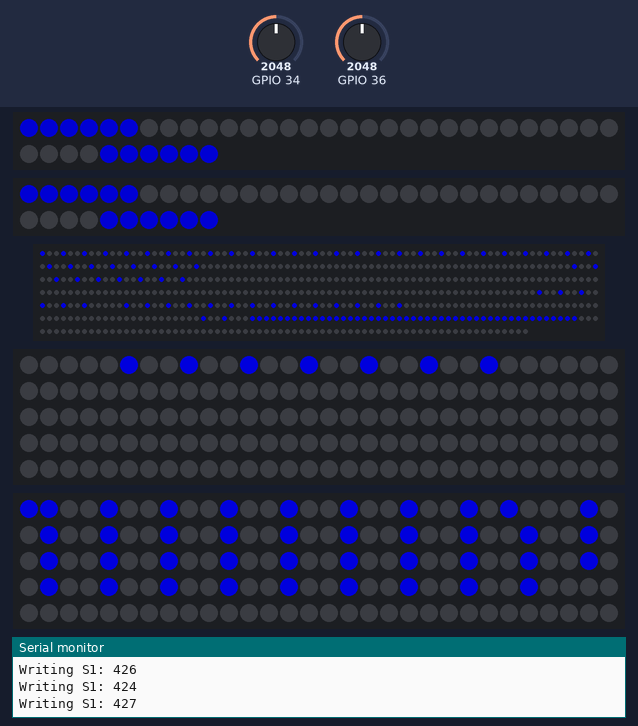
This sketch was run on a simulated ESP32. On the bench: 2 × 40 RGB LEDs in strip order, left to right, continuing on the next row, 550 RGB LEDs in strip order, left to right, continuing on the next row, 2 × 150 RGB LEDs in strip order, left to right, continuing on the next row, the last lines printed to the serial monitor. The inputs (shaded band) are chosen by the test bench; at power-on: GPIO 34 = 2048, GPIO 36 = 2048. Dim RGB values are drawn brighter than linear.

Above: at 1.2 s.
1.3 s: GPIO 34 set to 4095
At 1.69 s:
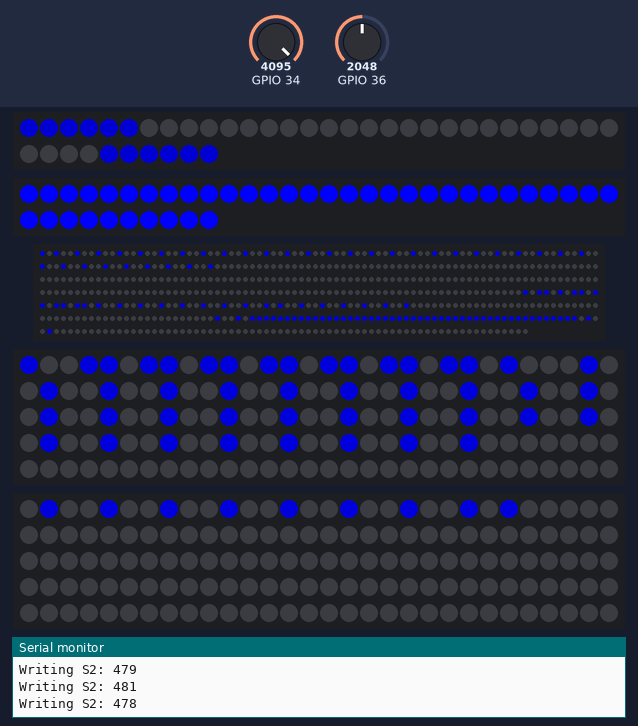
3.0 s: GPIO 36 set to 0
At 3.18 s:
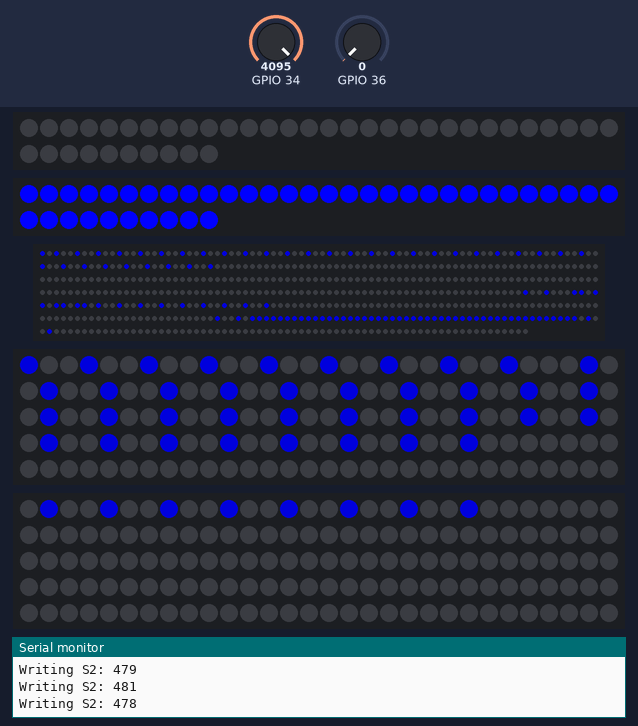
4.8 s: GPIO 34 set to 3603
At 4.93 s:
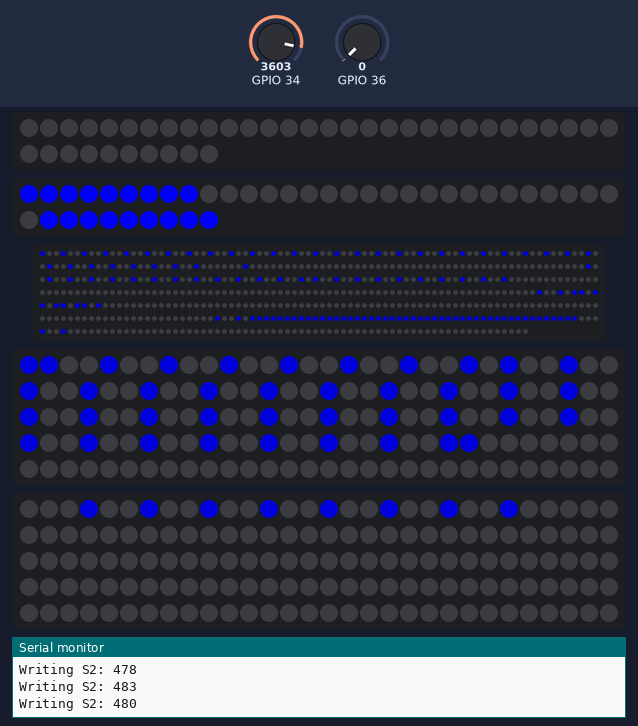
6.5 s: GPIO 36 set to 4095
At 6.79 s:
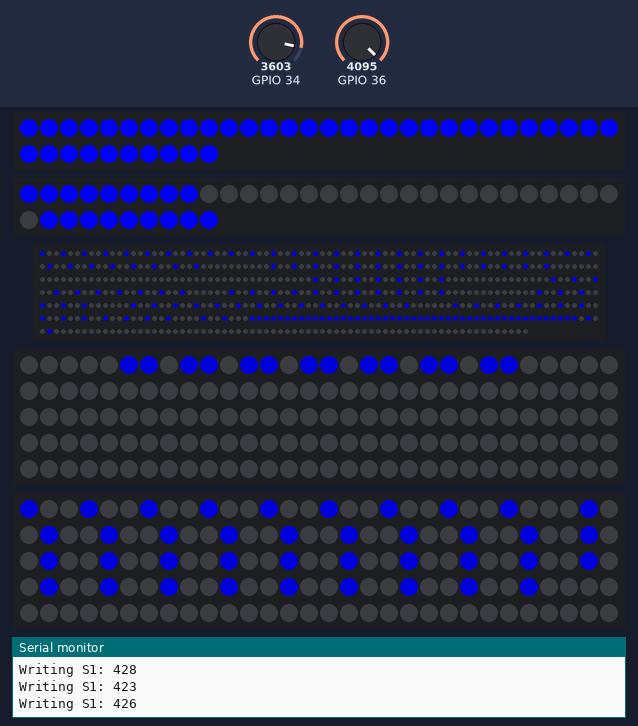
8.3 s: GPIO 34 set to 0
At 8.41 s:
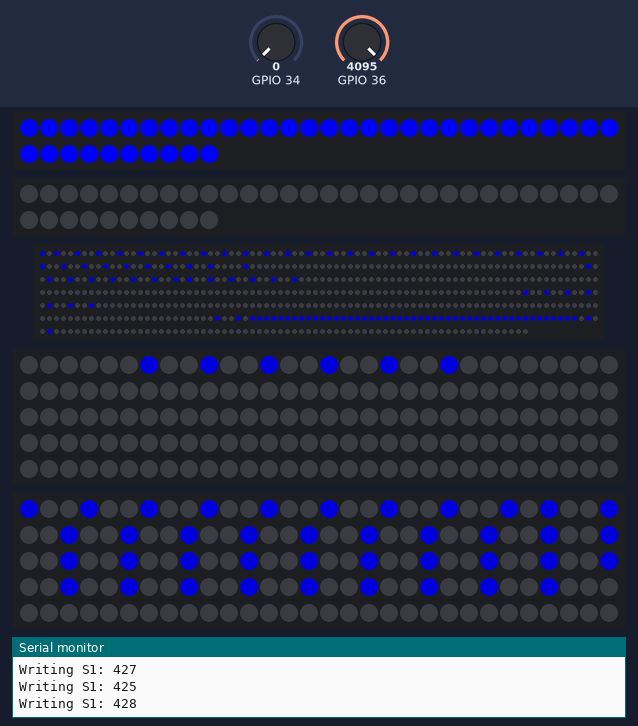
10.1 s: GPIO 36 set to 3603
At 10.28 s:
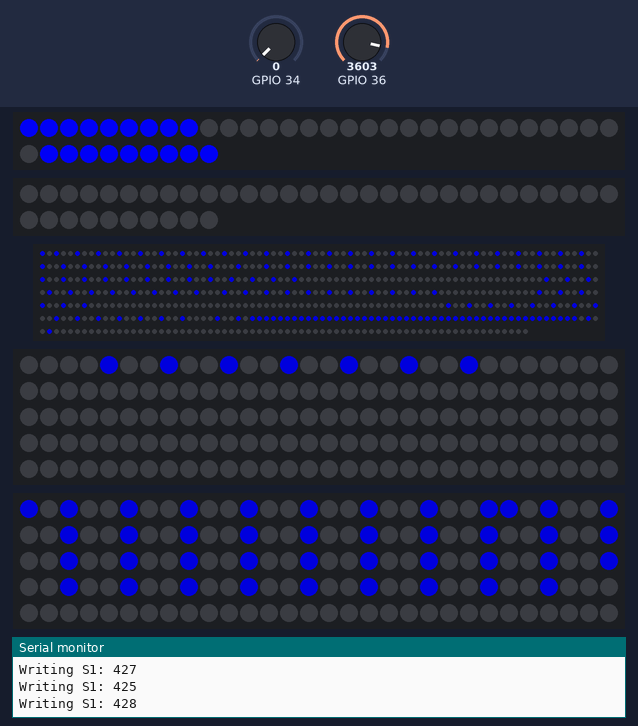

The sketch:

one_way_capacitors_included.ino
```cpp
#include <Adafruit_NeoPixel.h>

#define PIN_0 15
#define NUM_PIXELS 550
#define NUMPIXELS_SIDE 11
#define NUMPIXELS_TOP 18
#define PIN_1 18
#define PIN_2 26

Adafruit_NeoPixel pixels = Adafruit_NeoPixel(NUM_PIXELS, PIN_0, NEO_GRB + NEO_KHZ800);
Adafruit_NeoPixel arm_1 = Adafruit_NeoPixel(150, 4, NEO_GRB + NEO_KHZ800);
Adafruit_NeoPixel arm_2 = Adafruit_NeoPixel(150, 2, NEO_GRB + NEO_KHZ800);
Adafruit_NeoPixel capacitor_1 = Adafruit_NeoPixel(2 * NUMPIXELS_SIDE + NUMPIXELS_TOP, PIN_1, NEO_GRB + NEO_KHZ800);
Adafruit_NeoPixel capacitor_2 = Adafruit_NeoPixel(2 * NUMPIXELS_SIDE + NUMPIXELS_TOP, PIN_2, NEO_GRB + NEO_KHZ800);

unsigned long last_time = 0;
unsigned long current_time = 0;
bool flag = 0;
int segment_1[107];
int segment_2[45]; // 110 til 155
int segment_3[45]; // 107 til 110 og 156 til 198
int segment_4[45]; // 330 til 375
int segment_5[45]; // 376 til 421
int segment_6[31]; // 199 til 229
int segment_7[34]; // 230 til 263
int segment_8[35]; // 264 til 298
int segment_9[31]; // 299 til 329

int segment_1_arm_1[30];
int segment_2_arm_1[88];

int segment_1_arm_2[25];
int segment_2_arm_2[93];

int segment_ground[48];
int segment_emitter_1[8];
int segment_emitter_2[8];

const int R_val = 0;
const int G_val = 0;
const int B_val = 150;
int delayval = 30;

int count_8 = 0;
int count_7 = 0;
int count_6 = 0;
int count_5 = 0;
int count_4 = 0;
int count_3 = 0;
int count_2 = 0;
int count_1 = 0;
int count_2_arm_1 = 0;
int count_1_arm_1 = 0;
int count_2_arm_2 = 0;
int count_1_arm_2 = 0;
int count_emitter_1 = 0;
int count_emitter_2 = 0;

int tick = 4095 / (NUMPIXELS_SIDE - 1);
bool cap_1 = false;
bool cap_2 = false;

void chargeUp(Adafruit_NeoPixel *strip, int PIN) {
  float brightness = analogRead(PIN);
  for (int i = 0; i <= NUMPIXELS_SIDE - 1; i++) {
    if (brightness > tick * i) {
      strip->setPixelColor(i, 0, 0, brightness / 16);
      strip->setPixelColor(39 - i, 0, 0, brightness / 16);
    }
    else {
      strip->setPixelColor(i, 0, 0, 0);
      strip->setPixelColor(39 - i, 0, 0, 0);

    }
    if (brightness > tick * i and i == NUMPIXELS_SIDE - 1) {
      strip->fill(strip->Color(0, 0, brightness / 16), NUMPIXELS_SIDE, NUMPIXELS_TOP);
    }
    else
    {
      strip->fill(strip->Color(0, 0, 0), NUMPIXELS_SIDE, NUMPIXELS_TOP);
    }
  }
  //  capacitor_1.fill(capacitor_1.Color(0, 0, brightness / 16), 0);
  strip->show();   // Send the updated pixel colors to the hardware.
  if (PIN == A0) {
    digitalWrite(21, LOW);
  }

  //Serial.print(PIN);
  //Serial.print("\t");
  //Serial.println(brightness * (3.0 / 4094.0));
}


void turn_all_off() {
  for (int j = 0; j < 422; j++) {
    pixels.setPixelColor(j, pixels.Color(0, 0, 0)); // Moderately bright green color.
  }
  pixels.show();
}


void row_ground() {
  for (int i = 0; i < sizeof(segment_ground) / 4 ; i = i + 1) {
    pixels.setPixelColor(segment_ground[(i)], pixels.Color(R_val, G_val, B_val));
  }
}
int row_emitter_1_count = 0;
void row_emitter_1() {
  for (int i = 0; i < sizeof(segment_emitter_1) / 4 ; i = i + 3) {
    pixels.setPixelColor(segment_emitter_1[(i + row_emitter_1_count)], pixels.Color(0, 0, 0));
  }
  row_emitter_1_count++;
  for (int i = 0; i < sizeof(segment_emitter_1) / 4-3; i = i + 3) {
    pixels.setPixelColor(segment_emitter_1[(i + row_emitter_1_count)], pixels.Color(R_val, G_val, B_val));
    Serial.print("Writing S1: "); Serial.println(segment_emitter_1[(i + row_emitter_1_count)]);
  }
  if (row_emitter_1_count > 2) row_emitter_1_count = 0;
}

int row_emitter_2_count = 0;
void row_emitter_2() {
  for (int i = 0; i < sizeof(segment_emitter_2) / 4 ; i = i + 3) {
    pixels.setPixelColor(segment_emitter_2[(i + row_emitter_2_count)], pixels.Color(0, 0, 0));
  }
  row_emitter_2_count++;
  for (int i = 0; i < sizeof(segment_emitter_2) / 4 -3; i = i + 3) {
    pixels.setPixelColor(segment_emitter_2[(i + row_emitter_2_count)], pixels.Color(R_val, G_val, B_val));
    Serial.print("Writing S2: "); Serial.println(segment_emitter_2[(i + row_emitter_2_count)]);
  }
  if (row_emitter_2_count > 2) row_emitter_2_count = 0;
}
int row_1_count = 0;
void row_1() {
  for (int i = 0; i < sizeof(segment_4) / 4 - 2; i = i + 3) {
    pixels.setPixelColor(segment_4[(i + row_1_count)], pixels.Color(0, 0, 0));
  }
  row_1_count++;
  for (int i = 0; i < sizeof(segment_4) / 4 - 2; i = i + 3) {
    pixels.setPixelColor(segment_4[(i + row_1_count)], pixels.Color(R_val, G_val, B_val));
  }
  if (row_1_count > 2) row_1_count = 0;
}

int row_2_count = 0;
void row_2() {
  for (int i = 0; i < sizeof(segment_5) / 4 - 2; i = i + 3) {
    pixels.setPixelColor(segment_5[(i + row_2_count)], pixels.Color(0, 0, 0));
  }
  row_2_count++;
  for (int i = 0; i < sizeof(segment_5) / 4 - 2; i = i + 3) {
    pixels.setPixelColor(segment_5[(i + row_2_count)], pixels.Color(R_val, G_val, B_val));
  }
  if (row_2_count > 2) row_2_count = 0;
}

int row_3_count = 0;
void row_3() {
  for (int i = 0; i < sizeof(segment_2) / 4 - 2; i = i + 3) {
    pixels.setPixelColor(segment_2[(i + row_3_count)], pixels.Color(0, 0, 0));
  }
  row_3_count++;
  for (int i = 0; i < sizeof(segment_2) / 4 - 2; i = i + 3) {
    pixels.setPixelColor(segment_2[(i + row_3_count)], pixels.Color(R_val, G_val, B_val));
  }
  if (row_3_count > 2) row_3_count = 0;
}

int row_4_count = 0;
void row_4() {
  for (int i = 0; i < sizeof(segment_3) / 4 - 17; i = i + 3) {
    pixels.setPixelColor(segment_3[(i + row_4_count)], pixels.Color(0, 0, 0));
  }
  row_4_count++;
  for (int i = 0; i < sizeof(segment_3) / 4 - 19; i = i + 3) {
    pixels.setPixelColor(segment_3[(i + row_4_count)], pixels.Color(R_val, G_val, B_val));
  }

  for (int i = sizeof(segment_3) / 4 - 17; i < sizeof(segment_3) / 4 ; i = i + 3) {
    pixels.setPixelColor(segment_3[(i)], pixels.Color(R_val, G_val, B_val));
  }
  if (row_4_count > 2) row_4_count = 0;
}

int row_5_count = 0;
void row_5() {
  for (int i = sizeof(segment_6) / 4 - 12; i < sizeof(segment_6) / 4 - 2; i = i + 3)  {
    pixels.setPixelColor(segment_6[(i + row_5_count)], pixels.Color(0, 0, 0));
  }
  row_5_count++;
  for (int i = 0; i < sizeof(segment_6) / 4 - 12; i = i + 3) {
    pixels.setPixelColor(segment_6[(i )], pixels.Color(R_val, G_val, B_val));
  }

  for (int i = sizeof(segment_6) / 4 - 12; i < sizeof(segment_6) / 4 - 2; i = i + 3) {
    pixels.setPixelColor(segment_6[(i + row_5_count )], pixels.Color(R_val, G_val, B_val));
  }
  if (row_5_count > 2) row_5_count = 0;
}
int row_6_count = 0;
void row_6() {
  for (int i = 0; i < sizeof(segment_7) / 4 - 2; i = i + 3) {
    pixels.setPixelColor(segment_7[(i + row_6_count)], pixels.Color(0, 0, 0));
  }
  row_6_count++;
  for (int i = 0; i < sizeof(segment_7) / 4 - 2; i = i + 3) {
    pixels.setPixelColor(segment_7[(i + row_6_count)], pixels.Color(R_val, G_val, B_val));
  }
  if (row_6_count > 2) row_6_count = 0;
}
int row_7_count = 0;
void row_7() {
  for (int i = 0; i < sizeof(segment_8) / 4 - 2; i = i + 3) {
    pixels.setPixelColor(segment_8[(i + row_7_count)], pixels.Color(0, 0, 0));
  }
  row_7_count++;
  for (int i = 0; i < sizeof(segment_8) / 4 - 2; i = i + 3) {
    pixels.setPixelColor(segment_8[(i + row_7_count)], pixels.Color(R_val, G_val, B_val));
  }
  if (row_7_count > 2) row_7_count = 0;
}
int row_8_count = 0;
void row_8() {
  for (int i = 0; i < sizeof(segment_9) / 4 - 2; i = i + 3) {
    pixels.setPixelColor(segment_9[(i + row_8_count)], pixels.Color(0, 0, 0));
  }
  row_8_count++;
  for (int i = 0; i < sizeof(segment_9) / 4 - 2; i = i + 3) {
    pixels.setPixelColor(segment_9[(i + row_8_count)], pixels.Color(R_val, G_val, B_val));
  }
  if (row_8_count > 2) row_8_count = 0;
}

int row_1_arm_1_count = 0;
void row_1_arm_1() {
  for (int i = 0; i < sizeof(segment_1_arm_1) / 4 - 2; i = i + 3) {
    arm_1.setPixelColor(segment_1_arm_1[(i + row_1_arm_1_count)], arm_1.Color(0, 0, 0));
  }
  row_1_arm_1_count++;
  for (int i = 0; i < sizeof(segment_1_arm_1) / 4 - 2; i = i + 3) {
    arm_1.setPixelColor(segment_1_arm_1[(i + row_1_arm_1_count)], arm_1.Color(R_val, G_val, B_val));
  }
  if (row_1_arm_1_count > 2) row_1_arm_1_count = 0;
}

int row_2_arm_1_count = 0;
void row_2_arm_1() {
  for (int i = 0; i < sizeof(segment_2_arm_1) / 4 + 4; i = i + 1) {
    arm_1.setPixelColor(segment_2_arm_1[(i )], arm_1.Color(0, 0, 0));
  }
  row_2_arm_1_count++;
  /*for (int i = 0; i < sizeof(segment_2_arm_1) / 4 - 2; i = i + 3) {
    arm_1.setPixelColor(segment_2_arm_1[(i )], arm_1.Color(R_val, G_val, B_val));
    }*/
  if (row_2_arm_1_count > 2) row_2_arm_1_count = 0;
}

int row_1_arm_2_count = 0;
void row_1_arm_2() {
  for (int i = 0; i < sizeof(segment_1_arm_2) / 4 - 2; i = i + 3) {
    arm_2.setPixelColor(segment_1_arm_2[(i + row_1_arm_2_count)], arm_2.Color(0, 0, 0));
  }
  row_1_arm_2_count++;
  for (int i = 0; i < sizeof(segment_1_arm_2) / 4 - 2; i = i + 3) {
    arm_2.setPixelColor(segment_1_arm_2[(i + row_1_arm_2_count)], arm_2.Color(R_val, G_val, B_val));
  }
  if (row_1_arm_2_count > 2) row_1_arm_2_count = 0;
}

int row_2_arm_2_count = 0;
void row_2_arm_2() {
  for (int i = 0; i < sizeof(segment_2_arm_2) / 4 - 2; i = i + 3) {
    arm_2.setPixelColor(segment_2_arm_2[(i + row_2_arm_2_count)], arm_2.Color(0, 0, 0));
  }
  row_2_arm_2_count++;
  for (int i = 0; i < sizeof(segment_2_arm_2) / 4 - 2; i = i + 3) {
    arm_2.setPixelColor(segment_2_arm_2[(i + row_2_arm_2_count)], arm_2.Color(R_val, G_val, B_val));
  }
  if (row_2_arm_2_count > 2) row_2_arm_2_count = 0;
}

void one_way() {
  if (count_1_arm_1 == 4)
  {
    row_1_arm_1();
    count_1_arm_1 = 0;
  }
  if (count_1_arm_2 == 4)
  {
    row_1_arm_2();
    count_1_arm_2 = 0;
  }

  if (count_2_arm_2 == 2)
  {
    row_2_arm_2();
    count_2_arm_2 = 0;
  }
  //row_1_arm_1();
  row_2_arm_1();
  //row_1_arm_2();
  //row_2_arm_2();
  if (count_8 == 6) {
    row_8();
    count_8 = 0;
  }
  if (count_7 == 4) {
    row_7();
    count_7 = 0;
  }
  if (count_6 == 4) {
    row_6();
    count_6 = 0;
  }
  if (count_5 == 4) {
    row_5();
    count_5 = 0;
  }

  if (count_4 >= 6) {
    row_4();
    count_4 = 0;
  }
  if (count_3 == 4) {
    row_3();
    count_3 = 0;
  }
  if (count_2 == 4) {
    row_2();
    count_2 = 0;
  }
  if (count_1 >= 2) {
    row_1();
    count_1 = 0;
  }
  row_ground();
  row_emitter_1();
  //row_emitter_2();
}

void other_way() {
  if (count_1_arm_1 == 4)
  {
    row_1_arm_1_other_way();
    count_1_arm_1 = 0;
  }
  if (count_1_arm_2 == 4)
  {
    row_1_arm_2_other_way();
    count_1_arm_2 = 0;
  }

  if (count_2_arm_2 == 2)
  {
    row_2_arm_1_other_way();
    count_2_arm_2 = 0;
  }
  //row_1_arm_1();
  row_2_arm_2_other_way();
  //row_1_arm_2();
  //row_2_arm_2();
  if (count_8 == 6) {
    row_8_other_way();
    count_8 = 0;
  }
  if (count_7 == 4) {
    row_7_other_way();
    count_7 = 0;
  }
  if (count_6 == 4) {
    row_6_other_way();
    count_6 = 0;
  }
  if (count_5 == 4) {
    row_5_other_way();
    count_5 = 0;
  }

  if (count_4 >= 2) {
    row_4_other_way();
    count_4 = 0;
  }
  if (count_3 == 4) {
    row_3_other_way();
    count_3 = 0;
  }
  if (count_2 == 4) {
    row_2_other_way();
    count_2 = 0;
  }
  if (count_1 >= 6) {
    row_1_other_way();
    count_1 = 0;
  }
  row_ground();
  //row_emitter_1();
  row_emitter_2();
}

void setup() {

  capacitor_1.begin(); // INITIALIZE NeoPixel strip object (REQUIRED)
  capacitor_2.begin(); // INITIALIZE NeoPixel strip object (REQUIRED)
  analogSetPinAttenuation(A0, ADC_11db);
  analogSetPinAttenuation(A6, ADC_11db);


  pinMode(A0, INPUT);
  pinMode(A6, INPUT);
  int j = 0;
  Serial.begin(9600);
  // put your setup code here, to run once:
  for (int i = 0; i < 107; i++) {
    segment_1[i] = i;
  }
  for (int i = 110; i < 155; i++) {
    segment_2[j] = i;
    j++;
  }
  j = 0;
  for (int i = 107; i < 110; i++) {
    segment_3[j] = i;
    j++;
  }

  for (int i = 156; i < 198; i++) {
    segment_3[j] = i;
    j++;
  }
  j = 0;
  for (int i = 374; i > 330; i--) {
    segment_4[j] = i;
    j++;
  }
  j = 0;
  for (int i = 376; i < 421; i++) {
    segment_5[j] = i;
    j++;
  }
  j = 0;
  for (int i = 199; i < 229; i++) {
    segment_6[j] = i;
    j++;
  }
  j = 0;
  for (int i = 230; i < 263; i++) {
    segment_7[j] = i;
    j++;
  }
  j = 0;
  for (int i = 264; i < 298; i++) {
    segment_8[j] = i;
    j++;
  }
  j = 0;
  for (int i = 299; i < 329; i++) {
    segment_9[j] = i;
    j++;
  }
  j = 0;

  for (int i = 24; i > -1; i--) {
    segment_1_arm_1[j] = i;
    j++;
  }
  j = 0;

  for (int i = 25; i < 117; i++) {
    segment_2_arm_1[j] = i;
    j++;
  }
  j = 0;

  for (int i = 0; i < 25; i++) {
    segment_1_arm_2[j] = i;
    j++;
  }
  j = 0;

  for (int i = 25; i < 117; i++) {
    segment_2_arm_2[j] = i;
    j++;
  }
  j = 0;
  for (int i = 430; i < 477; i++) {
    segment_ground[j] = i;
    j++;
  }
  j = 0;
  for (int i = 422; i < 430; i++) {
    segment_emitter_1[j] = i;
    j++;
  }
  j = 0;
  for (int i = 484; i > 476; i--) {
    segment_emitter_2[j] = i;
    Serial.println(segment_emitter_2[j]);
    j++;
  }
  j = 0;

  pixels.begin();
  arm_1.begin();
  arm_2.begin();

}

void loop() {
  // put your main code here, to run repeatedly:

  for (int j = 0; j < 3; j++) {

    count_8++;
    count_7++;
    count_6++;
    count_5++;
    count_4++;
    count_3++;
    count_2++;
    count_1++;

    count_2_arm_1++;
    count_1_arm_1++;
    count_2_arm_2++;
    count_1_arm_2++;

    for (int i = 0; i < sizeof(segment_1) / 4 - 2; i = i + 3) {
      //if(i+j > 107) i = i-107;
      pixels.setPixelColor(segment_1[i + j], pixels.Color(R_val, G_val, B_val));
    }
    int A0_val = analogRead(A0);
    int A6_val = analogRead(A6);
    chargeUp(&capacitor_2, A6);
    chargeUp(&capacitor_1, A0);
    if (A0_val >= A6_val) {
      flag = true;
    }
    else {
      flag = false;
    }
    /*
      current_time = millis();

      if(current_time > last_time+5000){
      flag = !flag;
      last_time = current_time;
      }*/

    if (flag) one_way();
    else other_way();

    /*
          if ((i+j) % 4 == 0) {
            pixels.setPixelColor(segment_2[(i+j) / 4], pixels.Color(R_val, G_val, B_val));
            pixels.setPixelColor(segment_2[(i+j) / 4 + 1], pixels.Color(0, 0, 0));
            pixels.setPixelColor(segment_2[(i+j) / 4 + 2], pixels.Color(0, 0, 0));
          }
          else if ((i+j) % 3 == 0) {
            pixels.setPixelColor(segment_3[(i+j) / 4], pixels.Color(R_val, G_val, B_val));
            pixels.setPixelColor(segment_3[(i+j) / 4 + 1], pixels.Color(0, 0, 0));
            pixels.setPixelColor(segment_3[(i+j) / 4 + 2], pixels.Color(0, 0, 0));
          }
          else if ((i+j) % 2 == 0) {
            pixels.setPixelColor(segment_4[(i+j) / 4], pixels.Color(R_val, G_val, B_val));
            pixels.setPixelColor(segment_4[(i+j) / 4 + 1], pixels.Color(0, 0, 0));
            pixels.setPixelColor(segment_4[(i+j) / 4 + 2], pixels.Color(0, 0, 0));
          }

        }*/
    pixels.show();
    arm_1.show();
    arm_2.show();
    delay(delayval);
    //turn_all_off();
    for (int i = 0; i < sizeof(segment_1) - 2; i = i + 3) {
      //if(i+j > 107) i = i-107;
      pixels.setPixelColor(segment_1[i + j], pixels.Color(0, 0, 0));

    }
    //    if (count_5 == 4) {
    //      count_5 = 0;
    //
    //    }
  }
}
```

Source omitted: other_way.ino (5155 bytes)

Measured:
- after the input at 1.3 s, the LEDs: first change after 0.08 s (image 1 shows a later state)
- after the input at 3.0 s, the LEDs: first change after 0.08 s (image 2 shows a later state)
- after the input at 4.8 s, the LEDs: first change at once (image 3 shows a later state)
- after the input at 6.5 s, the LEDs: first change after 0.11 s (image 4 shows a later state)
- after the input at 8.3 s, the LEDs: change after 0.06 s (image 5)
- after the input at 10.1 s, the LEDs: change after 0.12 s (image 6)
